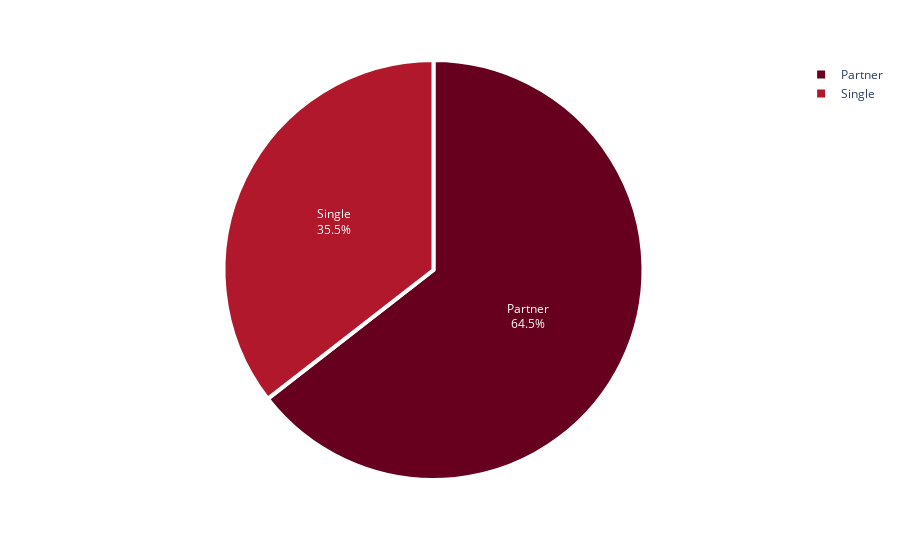

The notebook cell this image was saved under:
### Markdown cell above
# Exploratory data analysis (EDA)

### Code cell
maritalstatus = df.Marital_Status.value_counts()

fig = px.pie(maritalstatus, 
             values = maritalstatus.values, 
             names = maritalstatus.index,
             color_discrete_sequence=px.colors.sequential.RdBu)
fig.update_traces(textposition='inside', textinfo='percent+label', 
                  marker = dict(line = dict(color = 'white', width = 4)))
fig.show()

### Figure 1 — Plotly figure (JSON) as saved in the notebook; plotly's stock layout.template omitted (floating-point values rounded to 4 significant figures)
{"data": [{"domain": {"x": [0, 1], "y": [0, 1]}, "hovertemplate": "index=%{label}<br>value=%{value}<extra></extra>", "labels": ["Partner", "Single"], "legendgroup": "", "marker": {"line": {"color": "white", "width": 4}}, "name": "", "showlegend": true, "textinfo": "percent+label", "textposition": "inside", "type": "pie", "values": [1422, 783]}], "layout": {"legend": {"tracegroupgap": 0}, "margin": {"t": 60}, "piecolorway": ["rgb(103,0,31)", "rgb(178,24,43)", "rgb(214,96,77)", "rgb(244,165,130)", "rgb(253,219,199)", "rgb(247,247,247)", "rgb(209,229,240)", "rgb(146,197,222)", "rgb(67,147,195)", "rgb(33,102,172)", "rgb(5,48,97)"]}}
